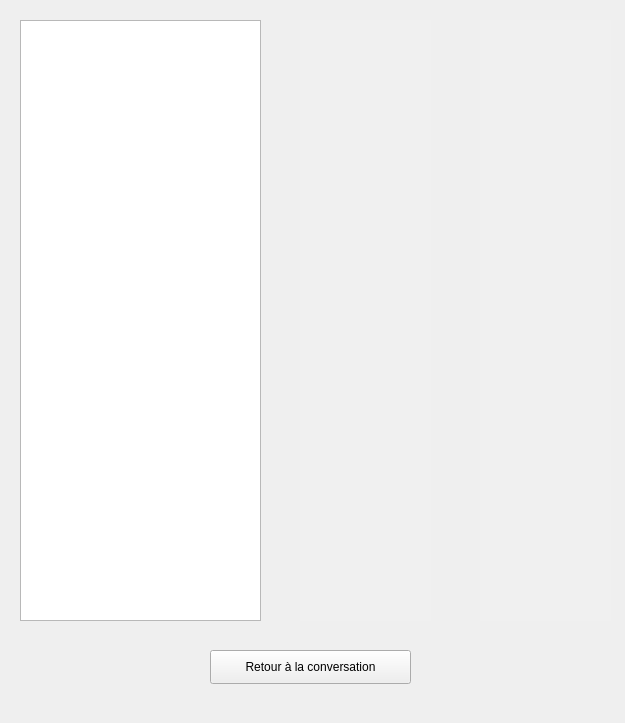
<?xml version="1.0" encoding="UTF-8"?>
<ui version="4.0">
 <class>Connected</class>
 <widget class="QWidget" name="Connected">
  <property name="geometry">
   <rect>
    <x>0</x>
    <y>0</y>
    <width>625</width>
    <height>723</height>
   </rect>
  </property>
  <property name="windowTitle">
   <string>Form</string>
  </property>
  <property name="autoFillBackground">
   <bool>true</bool>
  </property>
  <widget class="QPushButton" name="pushButton">
   <property name="geometry">
    <rect>
     <x>210</x>
     <y>650</y>
     <width>201</width>
     <height>34</height>
    </rect>
   </property>
   <property name="text">
    <string>Retour à la conversation</string>
   </property>
  </widget>
  <widget class="QListWidget" name="connected_ppl">
   <property name="geometry">
    <rect>
     <x>20</x>
     <y>20</y>
     <width>241</width>
     <height>601</height>
    </rect>
   </property>
  </widget>
  <widget class="QListWidget" name="list_buttons">
   <property name="geometry">
    <rect>
     <x>480</x>
     <y>20</y>
     <width>131</width>
     <height>601</height>
    </rect>
   </property>
   <property name="palette">
    <palette>
     <active>
      <colorrole role="WindowText">
       <brush brushstyle="SolidPattern">
        <color alpha="255">
         <red>240</red>
         <green>240</green>
         <blue>240</blue>
        </color>
       </brush>
      </colorrole>
      <colorrole role="Base">
       <brush brushstyle="SolidPattern">
        <color alpha="255">
         <red>240</red>
         <green>240</green>
         <blue>240</blue>
        </color>
       </brush>
      </colorrole>
      <colorrole role="Window">
       <brush brushstyle="SolidPattern">
        <color alpha="255">
         <red>231</red>
         <green>231</green>
         <blue>231</blue>
        </color>
       </brush>
      </colorrole>
      <colorrole role="Shadow">
       <brush brushstyle="SolidPattern">
        <color alpha="255">
         <red>240</red>
         <green>240</green>
         <blue>240</blue>
        </color>
       </brush>
      </colorrole>
     </active>
     <inactive>
      <colorrole role="WindowText">
       <brush brushstyle="SolidPattern">
        <color alpha="255">
         <red>240</red>
         <green>240</green>
         <blue>240</blue>
        </color>
       </brush>
      </colorrole>
      <colorrole role="Base">
       <brush brushstyle="SolidPattern">
        <color alpha="255">
         <red>240</red>
         <green>240</green>
         <blue>240</blue>
        </color>
       </brush>
      </colorrole>
      <colorrole role="Window">
       <brush brushstyle="SolidPattern">
        <color alpha="255">
         <red>231</red>
         <green>231</green>
         <blue>231</blue>
        </color>
       </brush>
      </colorrole>
      <colorrole role="Shadow">
       <brush brushstyle="SolidPattern">
        <color alpha="255">
         <red>240</red>
         <green>240</green>
         <blue>240</blue>
        </color>
       </brush>
      </colorrole>
     </inactive>
     <disabled>
      <colorrole role="WindowText">
       <brush brushstyle="SolidPattern">
        <color alpha="255">
         <red>120</red>
         <green>120</green>
         <blue>120</blue>
        </color>
       </brush>
      </colorrole>
      <colorrole role="Base">
       <brush brushstyle="SolidPattern">
        <color alpha="255">
         <red>231</red>
         <green>231</green>
         <blue>231</blue>
        </color>
       </brush>
      </colorrole>
      <colorrole role="Window">
       <brush brushstyle="SolidPattern">
        <color alpha="255">
         <red>231</red>
         <green>231</green>
         <blue>231</blue>
        </color>
       </brush>
      </colorrole>
      <colorrole role="Shadow">
       <brush brushstyle="SolidPattern">
        <color alpha="255">
         <red>240</red>
         <green>240</green>
         <blue>240</blue>
        </color>
       </brush>
      </colorrole>
     </disabled>
    </palette>
   </property>
   <property name="autoFillBackground">
    <bool>false</bool>
   </property>
   <property name="frameShape">
    <enum>QFrame::NoFrame</enum>
   </property>
   <property name="lineWidth">
    <number>0</number>
   </property>
  </widget>
  <widget class="QListWidget" name="list_files">
   <property name="geometry">
    <rect>
     <x>300</x>
     <y>20</y>
     <width>131</width>
     <height>601</height>
    </rect>
   </property>
   <property name="palette">
    <palette>
     <active>
      <colorrole role="WindowText">
       <brush brushstyle="SolidPattern">
        <color alpha="255">
         <red>240</red>
         <green>240</green>
         <blue>240</blue>
        </color>
       </brush>
      </colorrole>
      <colorrole role="Base">
       <brush brushstyle="SolidPattern">
        <color alpha="255">
         <red>240</red>
         <green>240</green>
         <blue>240</blue>
        </color>
       </brush>
      </colorrole>
      <colorrole role="Window">
       <brush brushstyle="SolidPattern">
        <color alpha="255">
         <red>231</red>
         <green>231</green>
         <blue>231</blue>
        </color>
       </brush>
      </colorrole>
      <colorrole role="Shadow">
       <brush brushstyle="SolidPattern">
        <color alpha="255">
         <red>240</red>
         <green>240</green>
         <blue>240</blue>
        </color>
       </brush>
      </colorrole>
     </active>
     <inactive>
      <colorrole role="WindowText">
       <brush brushstyle="SolidPattern">
        <color alpha="255">
         <red>240</red>
         <green>240</green>
         <blue>240</blue>
        </color>
       </brush>
      </colorrole>
      <colorrole role="Base">
       <brush brushstyle="SolidPattern">
        <color alpha="255">
         <red>240</red>
         <green>240</green>
         <blue>240</blue>
        </color>
       </brush>
      </colorrole>
      <colorrole role="Window">
       <brush brushstyle="SolidPattern">
        <color alpha="255">
         <red>231</red>
         <green>231</green>
         <blue>231</blue>
        </color>
       </brush>
      </colorrole>
      <colorrole role="Shadow">
       <brush brushstyle="SolidPattern">
        <color alpha="255">
         <red>240</red>
         <green>240</green>
         <blue>240</blue>
        </color>
       </brush>
      </colorrole>
     </inactive>
     <disabled>
      <colorrole role="WindowText">
       <brush brushstyle="SolidPattern">
        <color alpha="255">
         <red>120</red>
         <green>120</green>
         <blue>120</blue>
        </color>
       </brush>
      </colorrole>
      <colorrole role="Base">
       <brush brushstyle="SolidPattern">
        <color alpha="255">
         <red>231</red>
         <green>231</green>
         <blue>231</blue>
        </color>
       </brush>
      </colorrole>
      <colorrole role="Window">
       <brush brushstyle="SolidPattern">
        <color alpha="255">
         <red>231</red>
         <green>231</green>
         <blue>231</blue>
        </color>
       </brush>
      </colorrole>
      <colorrole role="Shadow">
       <brush brushstyle="SolidPattern">
        <color alpha="255">
         <red>240</red>
         <green>240</green>
         <blue>240</blue>
        </color>
       </brush>
      </colorrole>
     </disabled>
    </palette>
   </property>
   <property name="autoFillBackground">
    <bool>false</bool>
   </property>
   <property name="frameShape">
    <enum>QFrame::NoFrame</enum>
   </property>
   <property name="lineWidth">
    <number>0</number>
   </property>
  </widget>
 </widget>
 <resources/>
 <connections/>
</ui>
